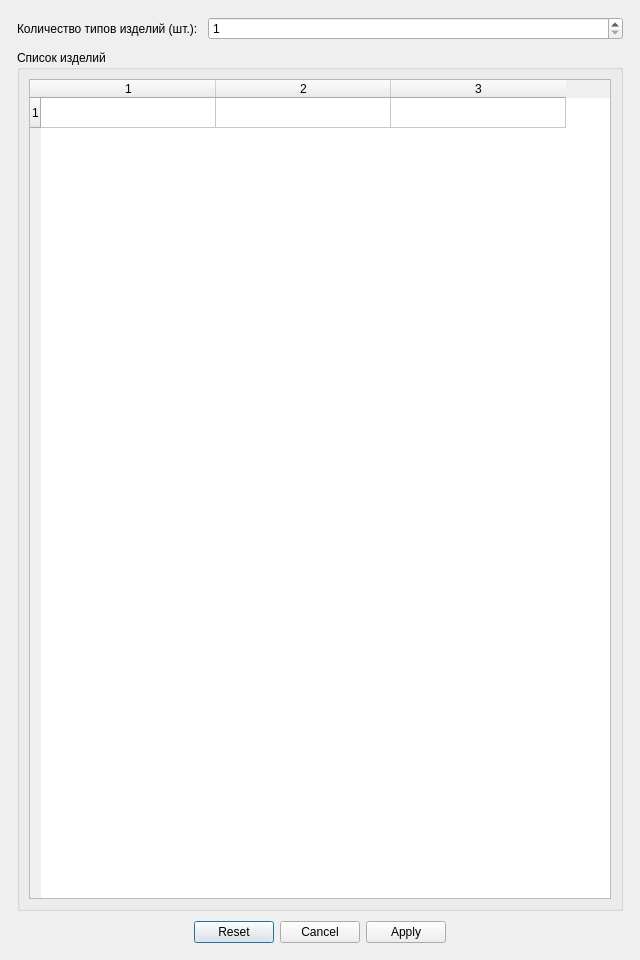
<?xml version="1.0" encoding="UTF-8"?>
<ui version="4.0">
 <class>productsDialog</class>
 <widget class="QDialog" name="productsDialog">
  <property name="windowModality">
   <enum>Qt::ApplicationModal</enum>
  </property>
  <property name="geometry">
   <rect>
    <x>0</x>
    <y>0</y>
    <width>640</width>
    <height>960</height>
   </rect>
  </property>
  <property name="windowTitle">
   <string>Количество и параметры изделий</string>
  </property>
  <property name="modal">
   <bool>true</bool>
  </property>
  <layout class="QGridLayout" name="gridLayout">
   <item row="0" column="0">
    <layout class="QVBoxLayout" name="products_commonLayout" stretch="0,1,0">
     <property name="spacing">
      <number>10</number>
     </property>
     <property name="leftMargin">
      <number>6</number>
     </property>
     <property name="topMargin">
      <number>6</number>
     </property>
     <property name="rightMargin">
      <number>6</number>
     </property>
     <property name="bottomMargin">
      <number>6</number>
     </property>
     <item>
      <layout class="QFormLayout" name="products_topLayout">
       <item row="0" column="0">
        <widget class="QLabel" name="prodtypesnumLabel">
         <property name="text">
          <string>Количество типов изделий (шт.):</string>
         </property>
        </widget>
       </item>
       <item row="0" column="1">
        <widget class="QSpinBox" name="prodtypesnum">
         <property name="minimum">
          <number>1</number>
         </property>
         <property name="maximum">
          <number>100</number>
         </property>
        </widget>
       </item>
      </layout>
     </item>
     <item>
      <layout class="QGridLayout" name="products_middleLayout">
       <item row="0" column="0">
        <widget class="QGroupBox" name="prodlistGroupBox">
         <property name="title">
          <string>Список изделий</string>
         </property>
         <layout class="QGridLayout" name="gridLayout_2">
          <item row="0" column="0">
           <widget class="QTableWidget" name="prodlist">
            <property name="rowCount">
             <number>1</number>
            </property>
            <property name="columnCount">
             <number>3</number>
            </property>
            <attribute name="horizontalHeaderVisible">
             <bool>true</bool>
            </attribute>
            <attribute name="horizontalHeaderDefaultSectionSize">
             <number>175</number>
            </attribute>
            <attribute name="horizontalHeaderHighlightSections">
             <bool>true</bool>
            </attribute>
            <attribute name="horizontalHeaderShowSortIndicator" stdset="0">
             <bool>true</bool>
            </attribute>
            <row/>
            <column/>
            <column/>
            <column/>
           </widget>
          </item>
         </layout>
        </widget>
       </item>
      </layout>
     </item>
     <item>
      <layout class="QHBoxLayout" name="products_bottomLayout">
       <item>
        <widget class="QDialogButtonBox" name="products_buttonBox">
         <property name="sizePolicy">
          <sizepolicy hsizetype="Preferred" vsizetype="Preferred">
           <horstretch>0</horstretch>
           <verstretch>0</verstretch>
          </sizepolicy>
         </property>
         <property name="orientation">
          <enum>Qt::Horizontal</enum>
         </property>
         <property name="standardButtons">
          <set>QDialogButtonBox::Apply|QDialogButtonBox::Cancel|QDialogButtonBox::Reset</set>
         </property>
         <property name="centerButtons">
          <bool>true</bool>
         </property>
        </widget>
       </item>
      </layout>
     </item>
    </layout>
   </item>
  </layout>
 </widget>
 <resources/>
 <connections>
  <connection>
   <sender>products_buttonBox</sender>
   <signal>accepted()</signal>
   <receiver>productsDialog</receiver>
   <slot>accept()</slot>
   <hints>
    <hint type="sourcelabel">
     <x>248</x>
     <y>254</y>
    </hint>
    <hint type="destinationlabel">
     <x>157</x>
     <y>274</y>
    </hint>
   </hints>
  </connection>
  <connection>
   <sender>products_buttonBox</sender>
   <signal>rejected()</signal>
   <receiver>productsDialog</receiver>
   <slot>reject()</slot>
   <hints>
    <hint type="sourcelabel">
     <x>316</x>
     <y>260</y>
    </hint>
    <hint type="destinationlabel">
     <x>286</x>
     <y>274</y>
    </hint>
   </hints>
  </connection>
 </connections>
</ui>
